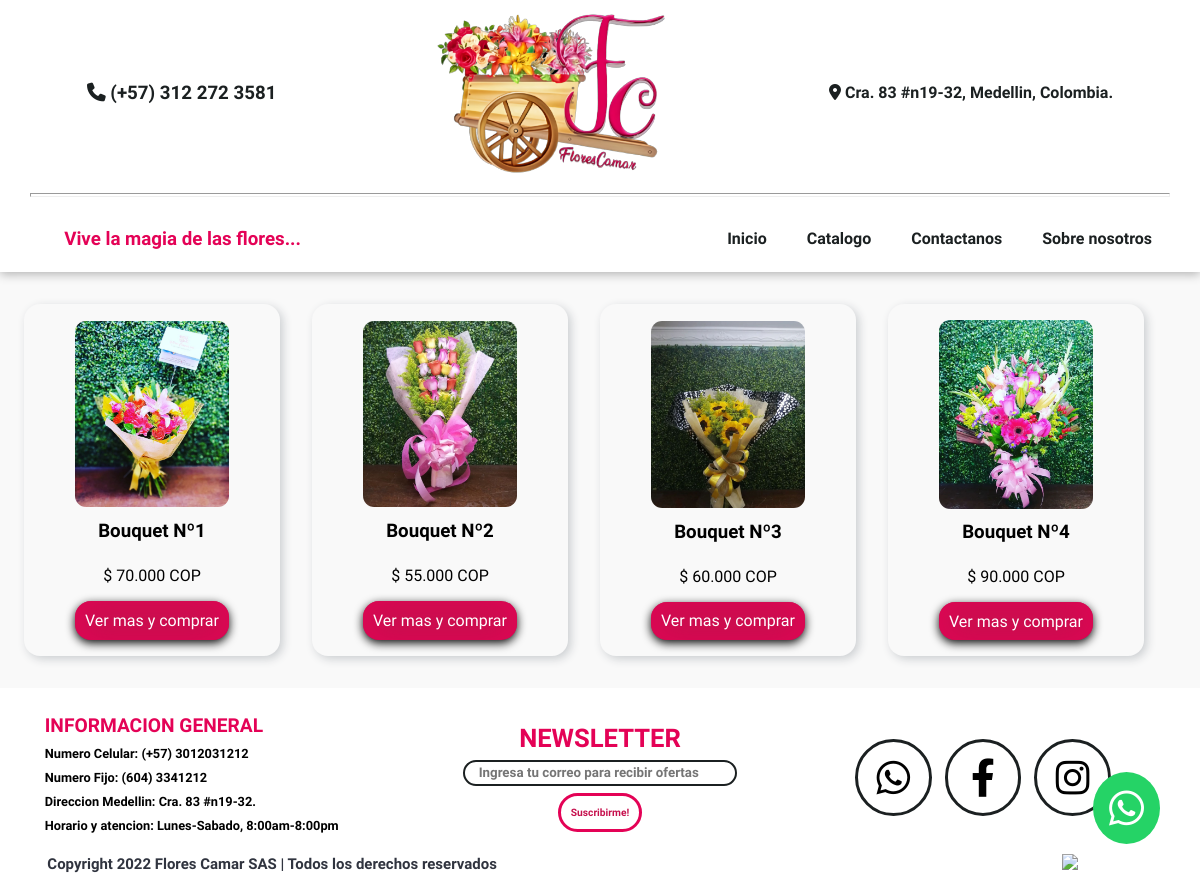
/opciones.php?type=bouquets, run on the app's committed database.
### tables this page shows
CREATE TABLE `bouquets` (
  `id` int(11) NOT NULL,
  `titulo` text NOT NULL,
  `descripcion` longtext NOT NULL,
  `caracteristica1` text NOT NULL,
  `caracteristica2` text NOT NULL,
  `caracteristica3` text NOT NULL,
  `caracteristica4` text NOT NULL,
  `img` text NOT NULL,
  `precio` int(11) NOT NULL,
  `precioPantalla` varchar(50) NOT NULL,
  `inventario` int(11) NOT NULL
);

### opciones.php (the view, shortened to what this page needs)
<!DOCTYPE html>
<html>
<head>
	<link rel="stylesheet" type="text/css" href="css/main.css">
	<link rel="stylesheet" type="text/css" href="css/opciones.css">
	<link rel="stylesheet" href="https://cdnjs.cloudflare.com/ajax/libs/font-awesome/6.1.1/css/all.min.css">
</head>
<header id="navbar">
	<div class="up">
		<h3 class="number"><i class="fa-solid fa-phone"></i> (+57) 312 272 3581</h3>
		<img id="logo" class="logo" alt="logo flores camar sas" src="imgs/logo-nobg.png">
		<span class="location"><i class="fa-solid fa-location-dot"></i> Cra. 83 #n19-32, Medellin, Colombia.</span>
	</div>
	<hr id="navbar__divisor">
	<div class="down">
		<h3 class="slogan">Vive la magia de las flores...</h3>
	<nav>
		<a class="active__link" href="index.html">Inicio</a>
		<a href="catalogo.html">Catalogo</a>
		<a href="contactanos.html">Contactanos</a>
		<a href="nosotros.html">Sobre nosotros</a>
	</nav>
	</div>
</header>
<body>
<div class="flex-center flex-r my-2">
	<?php
	include('query/conexion.php');
	$type = $_GET['type'];
	$sql = 'SELECT * FROM '.$type.';';
	$result = mysqli_query($conexion,$sql);
	while ($mostrar=mysqli_fetch_array($result)) {
		echo '
		<a class="product__link" href="pagar.php?type='.$type.'&id='.$mostrar['id'].'">
		<div class="product__card">
			<div class="product__card-header">
				<img src="'.$mostrar['img'].'" class="product__img">
			</div>
			<div class="product__card-body">
				<h3>'.$mostrar['titulo'].'</h3>
				<p class="product__price"> $ '.$mostrar['precioPantalla'].' COP</p>
				<a href="pagar.php?type='.$type.'&id='.$mostrar['id'].'" class="product__card-btn">Ver mas y comprar</a>
			</div>
		</div>
	</a>
		';
	}
	 ?>
</div>
<a class="whatsapp" href="https://api.whatsapp.com/send?phone=573122723581&text=Hola,%20quiero%20realizar%20un%20pedido."><i class="fa-brands fa-whatsapp" title="Escribenos a nuestro Whatsapp!"></i></a>
</body>
<footer class="footer">
	<div class="footer__up">
		<div class="footer__info">
			<h2>INFORMACION GENERAL</h2>
			<span>Numero Celular: (+57) 3012031212</span>
			<span>Numero Fijo: (604) 3341212</span>
			<span>Direccion Medellin: Cra. 83 #n19-32.</span>
			<span>Horario y atencion: Lunes-Sabado, 8:00am-8:00pm</span>
		</div>
		<div class="footer__newsletter">
			<h2>NEWSLETTER</h2>
			<input type="email" placeholder="Ingresa tu correo para recibir ofertas" name="">
			<a href="" class="btn btn__2">Suscribirme!</a>
		</div>
		<div class="footer__redes">
			<a class="footer__redes-whatsapp"><i class="fa-brands fa-whatsapp"></i></a>
			<a class="footer__redes-facebook"><i class="fa-brands fa-facebook-f"></i></a>
			<a class="footer__redes-instagram"><i class="fa-brands fa-instagram"></i></a>
		</div>
	</div>
	<div class="footer__down">
		<div class="footer__derechos">
			<h3>Copyright 2022  Flores Camar SAS | Todos los derechos reservados</h3>
		</div>
		<div class="footer__tarjetas">
			<img src="https://www.floresbogota.net/pub/media/wysiwyg/smartwave/porto/footer/shop2_payment_logo.png">
		</div>
	</div>
</footer>
</html>

### css/main.css (style rules this page uses)
:root { --oswald: 'Oswald', sans-serif; --quicksand: 'Quicksand', sans-serif; --petit: 'Petit Formal Script', cursive; --black: #000; --white: #fff; --grey: #ccc; --gunmetal: #30343F; --eerie-black: #1B2021; --pink: #E40256; --dark-pink: #C6104D; --orange: #D8590B; --dark-orange: #AE4200; --dark-brown: #DFA343; --brown: #F9EBBC; }
* { padding: 0; margin: 0; box-sizing: border-box; user-select: none; -webkit-user-select: none; -moz-user-select: none; }
html { scroll-behavior: smooth; }
header { display: flex; flex-direction: column; align-items: center; justify-content: space-between; font-family: var(--petit); font-weight: bold; z-index: 5; background: var(--white); color: var(--eerie-black); box-shadow: 0 2px 10px rgba(0, 0, 0, .3); }
header .up { width: 100%; padding: 0.5em; display: flex; flex-direction: row; justify-content: space-around; background: var(--white); color: var(--eerie-black); align-items: center; text-align: center; flex-wrap: wrap; }
header .up .logo { width: 20%; transition: .5s; filter: drop-shadow(1px 1px 0 var(--white)); }
header .down { width: 100%; display: flex; flex-direction: row; align-items: center; justify-content: space-between; flex-wrap: wrap; padding: .5em; }
header .down .slogan { margin-left: 3em; color: var(--pink); }
header .down nav { display: flex; justify-content: center; flex-direction: row; list-style: none; }
header .down nav a { padding: 1em 0; text-decoration: none; color: unset; position: relative; margin-right: 2.5em; transition: .3s; }
header .down nav a::before { content: ''; position: absolute; bottom: 9px; left: 0; width: 0; height: .3em; background: var(--pink); transition: .5s; }
#navbar__divisor { display: block; margin-top: 0.5em; margin-bottom: 0.5em; margin-left: auto; margin-right: auto; width: 95%; height: 4px; transition: .3s; animation: cambiar_fondo 3s infinite; }
.footer { background: var(--white); font-size: 0.8em; font-family: var(--quicksand); padding: 2em 2em 0.8em 2em; }
.footer__up { display: flex; justify-content: space-around; align-items: center; flex-direction: row; }
.footer__info { display: inline-block; width: 30%; }
.footer__info h2 { color: var(--pink); }
.footer__info span { display: block; font-weight: bold; margin: 0.7em 0; }
.footer__newsletter { display: flex; justify-content: center; align-items: center; flex-direction: column; gap: 0.5em; width: 30%; }
.footer__newsletter h2 { color: var(--pink); font-weight: bold; font-size: 2em; }
.footer__newsletter input[type=email] { border-radius: 2em; font-family: var(--quicksand); border: 2px solid var(--eerie-black); display: inline; height: 2em; width: 20.5em; padding: 0 1em; font-weight: bold; color: var(--dark-pink); }
.footer__newsletter a { font-size: 0.8em; }
.footer__redes { width: 30%; display: flex; justify-content: center; align-items: center; gap: 1em; }
.footer__redes a { display: inline-flex; justify-content: center; align-items: center; font-size: 3em; width: 2em; height: 2em; padding: 0.6em; border: 3px solid var(--eerie-black); border-radius: 50%; transition: .3s; cursor: pointer; }
.footer__down { display: flex; justify-content: space-between; padding: 1em 7.5em 0 1.7em; align-items: center; }
.footer__derechos { color: var(--gunmetal); }
.whatsapp { position: fixed; float: left; bottom: 1em; right: 1em; text-decoration: none; color: var(--white); padding: 0.4em; font-size: 2.5em; background: red; display: flex; justify-content: center; align-items: center; border-radius: 50%; background: #25D366; transition: .5s; }
.btn { padding: 1em; color: var(--white); border: none; cursor: pointer; font-family: var(--petit); font-weight: bold; font-size: 0.9em; text-decoration: none; border-radius: 2em; }
.btn__2 { color: var(--dark-pink); font-weight: bold; border: 3px solid var(--pink); }
.flex-center { display: flex; justify-content: center; align-items: center; flex-wrap: wrap; }
.flex-r { flex-direction: row; }
.my-2 { margin-top: 2em; margin-bottom: 2em; }

### data on the page
bouquets: img (picture), titulo "Bouquet Nº1", precioPantalla "70.000"
bouquets: img (picture), titulo "Bouquet Nº2", precioPantalla "55.000"
bouquets: img (picture), titulo "Bouquet Nº3", precioPantalla "60.000"
bouquets: img (picture), titulo "Bouquet Nº4", precioPantalla "90.000"
